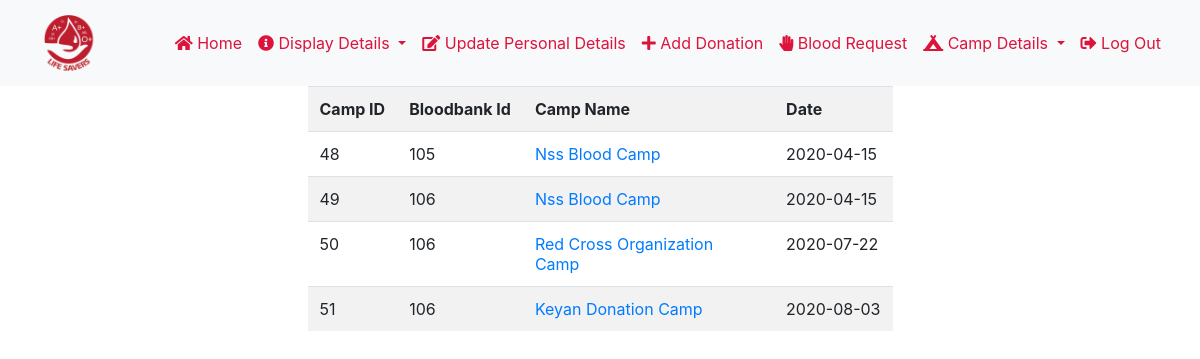
Page /Bloodbank/displayallcamp.php (signed in) on the committed database.
### tables this page shows
CREATE TABLE `camp_detail` (
  `camp_id` int(11) NOT NULL,
  `cname` varchar(50) DEFAULT NULL,
  `date_of_organization` date DEFAULT NULL,
  `bid` int(11) DEFAULT NULL,
  `place_of_organization` varchar(70) DEFAULT NULL,
  `doorno` varchar(10) DEFAULT NULL,
  `streetname` varchar(50) DEFAULT NULL,
  `district` varchar(50) DEFAULT NULL,
  `state` varchar(50) DEFAULT NULL,
  `city` varchar(50) DEFAULT NULL
);

### Bloodbank/displayallcamp.php (the view, shortened to what this page needs)
<?php
include 'layout/header.php';
include 'layout/navbar.php';
?>
		<div class="row" id="display_donor">
			<div class="col-sm-3">
			</div>
		<div class="col-sm-6 well">
		<div class="table-responsive-sm table-striped">
			<table class="table thead-dark">
				<?php
 					$res=mysqli_query($link,"select * from camp_detail");
 				?>
				<tr>
					<th>Camp ID</th>
					<th>Bloodbank Id</th>
					<th>Camp Name</th>
					<th>Date</th>
				</tr>
				<?php
						while($row=mysqli_fetch_array($res))
 						{?>
					<tr>
 						<td><?php
 							echo $row["camp_id"];
 							?>
 						</td>
						<td><?php
 							echo $row["bid"];
 							?>
 						</td>
 						<td>
							<a href="displaycamp.php?id=<?= $row['camp_id']; ?>">
 							<?php
 							echo $row["cname"];
 							?></a>
 						</td>
 						<td>
							<?php
 							echo $row["date_of_organization"];
 							?>
 						</td>
 					</tr>
 					<?php }?>
 			</table>
 		</div>
 	</div>
	<div class="col-sm-3">
	</div>
 	</div>
</body>
</html>

### Bloodbank/css/style.css (style rules this page uses)
* { margin:0; padding:0; }

### rows in the picture
camp_detail: camp_id "48", bid "105", cname "Nss Blood Camp", date_of_organization "2020-04-15"
camp_detail: camp_id "49", bid "106", cname "Nss Blood Camp", date_of_organization "2020-04-15"
camp_detail: camp_id "50", bid "106", cname "Red Cross Organization Camp", date_of_organization "2020-07-22"
camp_detail: camp_id "51", bid "106", cname "Keyan Donation Camp", date_of_organization "2020-08-03"
